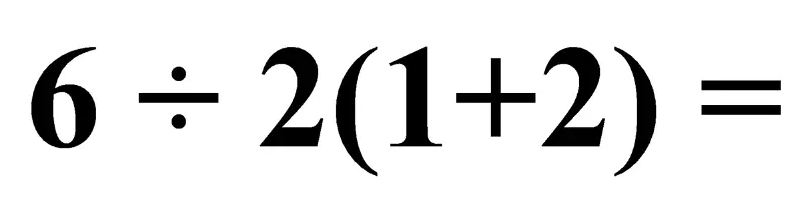
#> input picture data/eq1.png, 789 x 207 px, given in place of image2.png, which was not available
$ jupyter execute --allow-errors train_classifier.ipynb
#> lines starting #> are read from the running program, lines starting #| are printed output that depends on the picture; after the words box and inside, x2 and y2 are one past the last pixel; in counts of white or black regions, pixels touching at a corner belong together; pictures that were not available may be replaced by others from this repository, and a replacement may not be noted
#> further down, input_image is the input picture: shape (207, 789); min 0, max 255, mean 226.1
[cell 1]
import cv2
import numpy as np
import matplotlib.pyplot as plt
import tensorflow as tf

[cell 2]
from tensorflow.keras.preprocessing.image import ImageDataGenerator
from tensorflow.keras.preprocessing import image

[cell 3]
# [5 lines of commented-out code are left out]

def binarize(img):
    # Convert to grayscale
    gray_img = cv2.cvtColor(img, cv2.COLOR_BGR2GRAY)

    # Perform adaptive thresholding
    binarized = cv2.adaptiveThreshold(gray_img, 255, cv2.ADAPTIVE_THRESH_MEAN_C, cv2.THRESH_BINARY, 11, 2)

    # Invert binary image
    inverted_binary_img = cv2.bitwise_not(binarized)

    # Expand dimensions to make it suitable for model input
    expanded_img = np.expand_dims(inverted_binary_img, -1)

    return expanded_img

[cell 4]
data_dir = '../data'
batch_size = 32
img_height = 45
img_width = 45

#> (a cell that did not finish here is left out)

#> (a cell that did not finish here is left out)

#> (a cell that did not finish here is left out)

[cell 8]
num_classes = 14

#> (the rest of this cell did not finish here and is left out)

#> (a cell that did not finish here is left out)

#> (a cell that did not finish here is left out)

#> (a cell that did not finish here is left out)

#> (a cell that did not finish here is left out)

[cell 13]
image_dir = "../equation_images/"

[cell 14]
def getOverlap(a, b):
     return max(0, min(a[1], b[1]) - max(a[0], b[0]))
def detect_contours(img_path):
    # Given an image path, output bounding box coordinates of an image
#> called with img_path = '../equation_images/../image2.png'
    input_image = cv2.imread(img_path, 0) # Load a greyscale image

    # Make a copy to draw bounding box
    input_image_cpy = input_image.copy()

    # Convert the grayscale image to binary (image binarization opencv python), then invert
    binarized = cv2.adaptiveThreshold(input_image_cpy,255,cv2.ADAPTIVE_THRESH_MEAN_C, cv2.THRESH_BINARY,11,2)
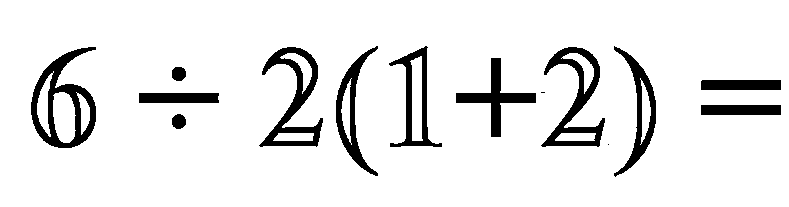
#> binarized: shape (207, 789); 90.8% white; 14 black regions (2 under 20 px), largest, box (x1, y1, x2, y2) and area: (31, 47, 96, 148) 2386, (259, 47, 323, 147) 2041, (541, 47, 605, 147) 2031
    inverted_binary_img = ~binarized
#> inverted_binary_img: shape (207, 789); 9.2% white; 14 white regions (2 under 20 px)

    # Detect contours
    # hierarchy variable contains information about the relationship between each contours
    contours_list, hierarchy = cv2.findContours(inverted_binary_img,
                                           cv2.RETR_TREE,
                                           cv2.CHAIN_APPROX_SIMPLE) # Find contours
#> contours_list = 31 contours, 9 with area under 20; largest, box (x1, y1, x2, y2) and area: (31, 47, 96, 148) 3968, (259, 47, 323, 147) 2545, (541, 47, 605, 147) 2544, (389, 46, 442, 147) 2079, (336, 46, 378, 176) 1680
    # Detect contours
    l = []
    for c in contours_list:
        x, y, w, h = cv2.boundingRect(c)
        l.append([x, y, w, h])
#> this loop made 31 passes
#> (x, y, w, h) on passes 1, 2, 4, 6, 7, 8, 9, 10, 12, 13, 14, 15: (608, 144, 1, 1), (172, 114, 14, 15), (139, 93, 80, 10), (701, 80, 80, 10), (172, 67, 14, 14), (456, 58, 80, 79), (541, 47, 64, 100), (554, 132, 43, 10), (561, 52, 34, 43), (259, 47, 64, 100), (272, 132, 43, 10), (279, 52, 34, 43)
#> (c, x, y, w, h) on passes 3, 5, 11, 18, 23, 31: ([[701, 105], [701, 114], [780, 114], [780, 105]], 701, 105, 80, 10), ([[541, 92], [544, 92]], 541, 92, 4, 1), ([[560, 58], [561, 57], [562, 58], [561, 59]], 560, 57, 3, 3), ([[75, 92], [76, 91], [77, 92], [76, 93]], 75, 91, 3, 3), ([[639, 144], [640, 143], [641, 144], [640, 145]], 639, 143, 3, 3), ([[350, 78], [351, 77], [352, 78], [351, 79]], 350, 77, 3, 3)
#> after the loop, l = 31 items, first 6: [608, 144, 1, 1], [172, 114, 14, 15], [701, 105, 80, 10], [139, 93, 80, 10], [541, 92, 4, 1], [701, 80, 80, 10]
    # Check whether any overlapping rectangles. We do this in a way such that we only compare each box once with all other boxes.
    lcopy = l.copy()
#> lcopy has the same summary as l
    keep = []
    while len(lcopy) != 0:
        curr_x, curr_y, curr_w, curr_h = lcopy.pop(0) # Look at next box
        if curr_w * curr_h < 20: # remove very small boxes
            continue
        throw = []
        for i, (x, y, w, h) in enumerate(lcopy):
            curr_interval = [curr_x, curr_x+curr_w]
            next_interval = [x, x+w]
            if getOverlap(curr_interval, next_interval) > 1 : # more than 3 pixels overlap, this is arbitrary
                # Merge the two intervals
                new_interval_x = [min(curr_x, x), max(curr_x+curr_w, x+w)]
                new_interval_y = [min(curr_y, y), max(curr_y+curr_h, y+h)]
                newx, neww = new_interval_x[0], new_interval_x[1] - new_interval_x[0]
                newy, newh = new_interval_y[0], new_interval_y[1] - new_interval_y[0]
                curr_x, curr_y, curr_w, curr_h = newx, newy, neww, newh
                throw.append(i) # Mark this box to throw away later, since it has now been merged with current box
        for ind in sorted(throw, reverse=True): # Sort in reverse order otherwise we will pop incorrectly
            lcopy.pop(ind)
        keep.append([curr_x, curr_y, curr_w, curr_h]) # Keep the current box we are comparing against
#> this loop made 11 passes
#> after the loop, keep = [[139, 67, 80, 62], [701, 80, 80, 35], [456, 58, 80, 79], [541, 47, 64, 100], [259, 47, 64, 100], [31, 47, 65, 101], [614, 46, 42, 131], [389, 46, 53, 101], [336, 46, 42, 130]]; lcopy = []
    return keep

[cell 15]
IMAGE = "../image2.png"
img_path = image_dir+IMAGE
input_image = cv2.imread(img_path, 0)
input_image_cpy = input_image.copy()
keep = detect_contours(image_dir+IMAGE)

[cell 16]
#Visualise how the bounding boxes look like
for (x, y, w, h) in keep:
    cv2.rectangle(input_image_cpy, (x, y), (x + w, y + h), (0, 0, 255), 1)
#> this loop made 9 passes
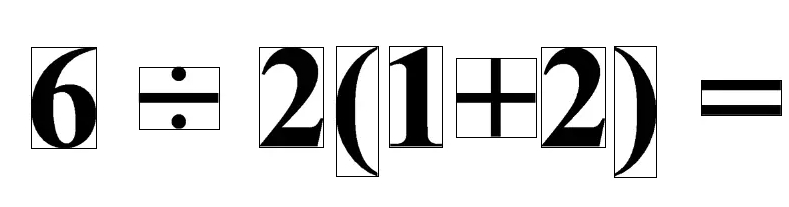
#> input_image_cpy: shape (207, 789); min 0, max 255, mean 221.9
plt.imshow(input_image_cpy, cmap='gray')
plt.show()

[cell 17]
# [80 lines left out: functions resize_pad, resize_pad3, not called in this run]

#> (a cell that did not finish here is left out)

[cell 19]
eqn_list = []

# binarize the input image
IMAGE = "../image.png"
img_path = IMAGE
input_image = cv2.imread(img_path, 0)
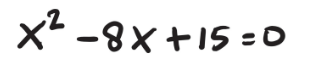
#> input picture data/eq10.png, 317 x 61 px, given in place of image.png, which was not available
#> input_image: shape (61, 317); min 28, max 255, mean 230.5
#> (the rest of this cell did not finish here and is left out)

[cell 20]
# get the IMAGE from webcam in real time, show the equation in the webcam in real time
eqn_list = []
# [11 lines left out: function preprocess_webcam_image, not called in this run]

cap = cv2.VideoCapture(0)
while True:
    ret, frame = cap.read()
    cv2.imshow('frame', frame)
    if cv2.waitKey(1) & 0xFF == ord('q'):
#> (key q is pressed here)
